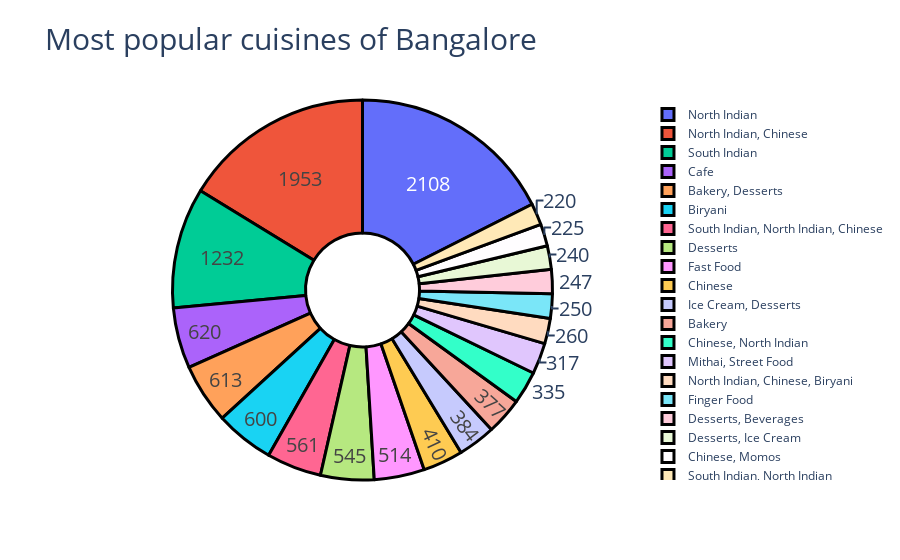

The cell this chart's notebook holds for it:
### Code cell
values = df4['cuisines'].value_counts()[:20]
labels=values.index
text=values.index
fig = go.Figure(data=[go.Pie(values=values,labels=labels,hole=.3)])
fig.update_traces(hoverinfo='label+percent', textinfo='value', textfont_size=20,
                  marker=dict(line=dict(color='#000000', width=3)))
fig.update_layout(title="Most popular cuisines of Bangalore ",
                  titlefont={'size': 30},
                  )
fig.show()

### Figure 1 — Plotly figure (JSON) as saved in the notebook; plotly's stock layout.template omitted (floating-point values rounded to 4 significant figures)
{"data": [{"hole": 0.3, "hoverinfo": "label+percent", "labels": ["North Indian", "North Indian, Chinese", "South Indian", "Cafe", "Bakery, Desserts", "Biryani", "South Indian, North Indian, Chinese", "Desserts", "Fast Food", "Chinese", "Ice Cream, Desserts", "Bakery", "Chinese, North Indian", "Mithai, Street Food", "North Indian, Chinese, Biryani", "Finger Food", "Desserts, Beverages", "Desserts, Ice Cream", "Chinese, Momos", "South Indian, North Indian"], "marker": {"line": {"color": "#000000", "width": 3}}, "textfont": {"size": 20}, "textinfo": "value", "type": "pie", "values": [2108, 1953, 1232, 620, 613, 600, 561, 545, 514, 410, 384, 377, 335, 317, 260, 250, 247, 240, 225, 220]}], "layout": {"title": {"font": {"size": 30}, "text": "Most popular cuisines of Bangalore "}}}
